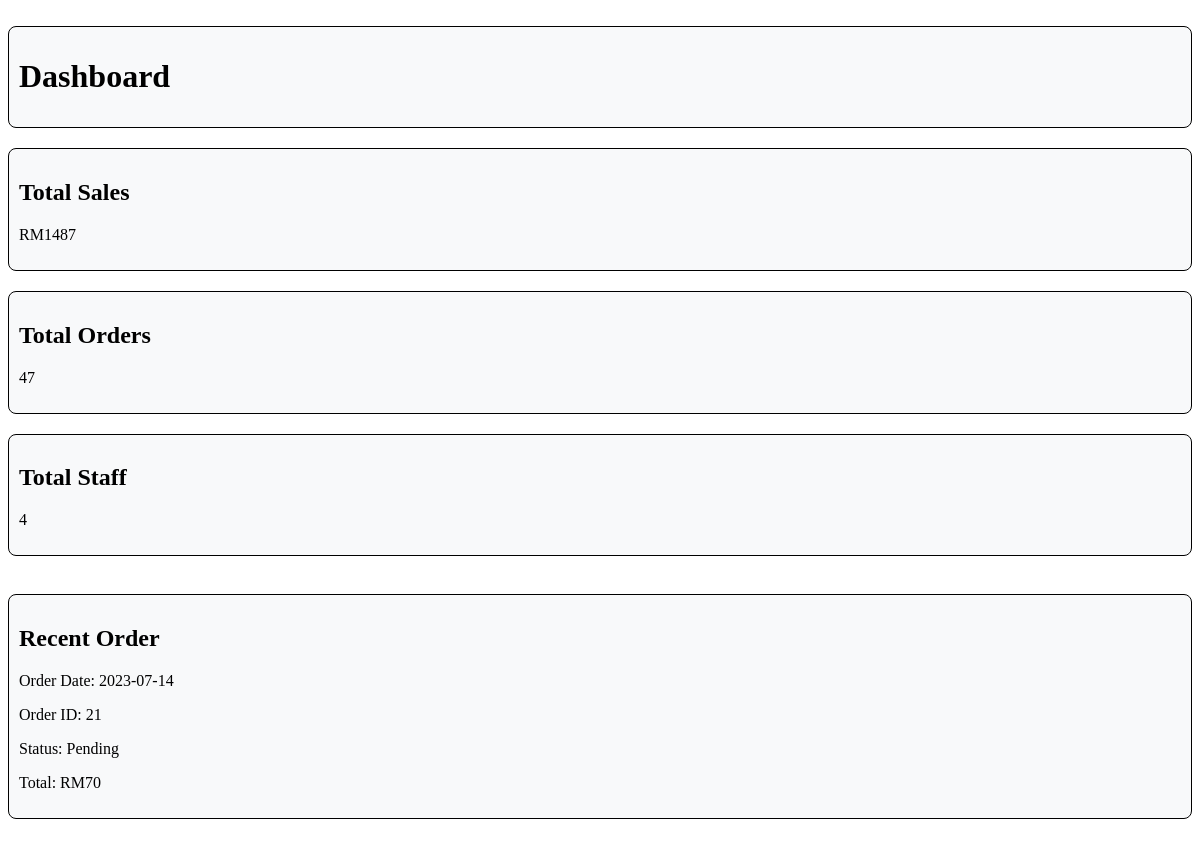
/dashboard.php, run on an earlier commit of the app's database.
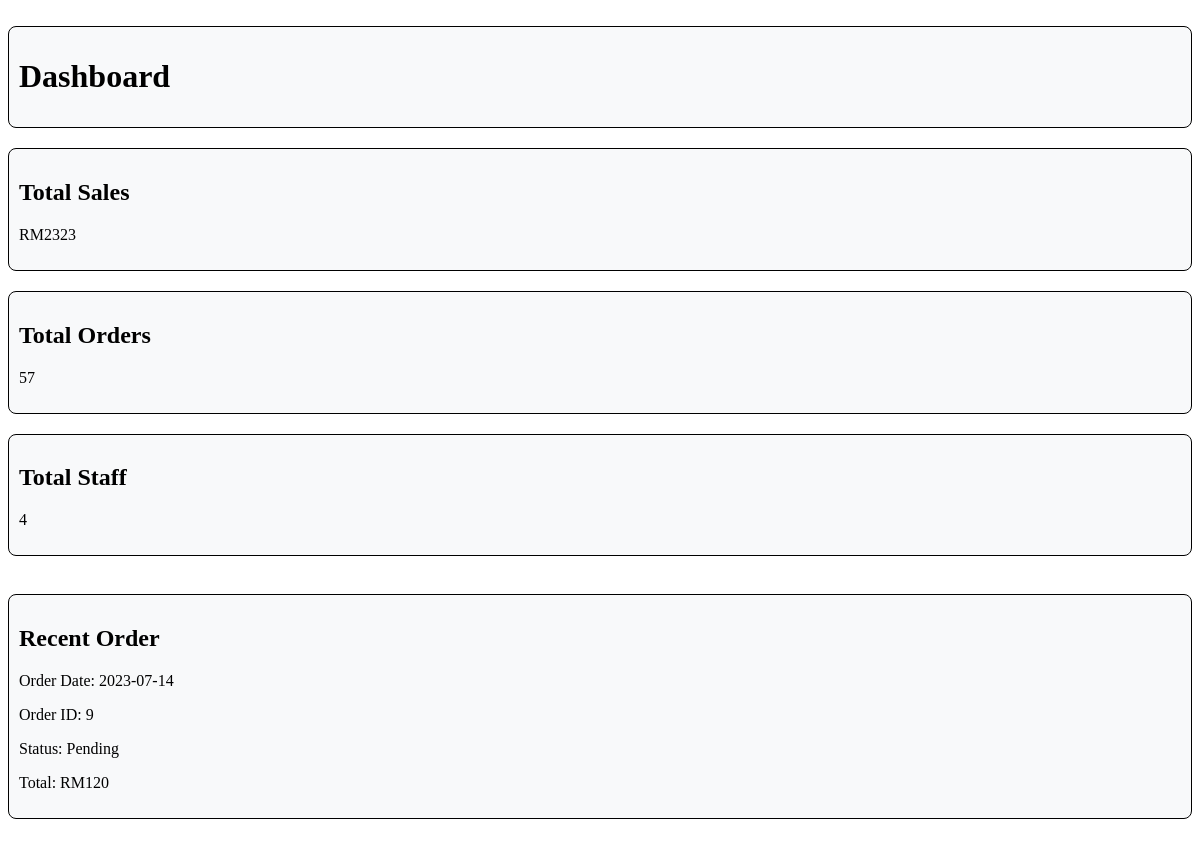
And on a later commit of the database.
### tables this page shows
CREATE TABLE `orders` (
  `orderID` int(6) NOT NULL,
  `orderDate` date NOT NULL,
  `statusOrder` varchar(10) NOT NULL,
  `total` float NOT NULL,
  `paymentMethod` varchar(10) NOT NULL,
  `amountPaid` float NOT NULL
);

### dashboard.php (the view, shortened to what this page needs)
<?php
$conn = new mysqli("localhost", "root", "", "test");
$sqlSales = "SELECT SUM(total) AS totalSales FROM orders";
$resultSales = $conn->query($sqlSales);
$rowSales = $resultSales->fetch_assoc();
$totalSales = $rowSales['totalSales'];
$sqlOrders = "SELECT COUNT(*) AS totalOrders FROM orders";
$resultOrders = $conn->query($sqlOrders);
$rowOrders = $resultOrders->fetch_assoc();
$totalOrders = $rowOrders['totalOrders'];
$sqlStaff = "SELECT COUNT(*) AS totalStaff FROM staff";
$resultStaff = $conn->query($sqlStaff);
$rowStaff = $resultStaff->fetch_assoc();
$totalStaff = $rowStaff['totalStaff'];
$sqlRecentOrder = "SELECT orderDate, orderID, statusOrder, total FROM orders ORDER BY orderDate DESC LIMIT 1";
$resultRecentOrder = $conn->query($sqlRecentOrder);
$rowRecentOrder = $resultRecentOrder->fetch_assoc();
echo "<br><div class='container text-center'";
echo "<div class='col'>";
echo "<div class='box'>";
echo "<h1>Dashboard</h1>";
echo "</div>";
echo "<div class='container text-center'>";
echo "<div class='row'>";
echo "<div class='col'>";
echo "<div class='box'>";
echo "<h2>Total Sales</h2>";
echo "<p>RM" . $totalSales . "</p>";
echo "</div>";
echo "</div>";
echo "<div class='col'>";
echo "<div class='box'>";
echo "<h2>Total Orders</h2>";
echo "<p>" . $totalOrders . "</p>";
echo "</div>";
echo "</div>";
echo "<div class='col'>";
echo "<div class='box'>";
echo "<h2>Total Staff</h2>";
echo "<p>" . $totalStaff . "</p>";
echo "</div>";
echo "</div>";
echo "</div>";
echo "</div>";
echo "<br>";
echo "<div class='container text-center'>";
echo "<div class='row'>";
echo "<div class='col'>";
echo "<div class='box'>";
echo "<h2>Recent Order</h2>";
echo "<p>Order Date: " . $rowRecentOrder['orderDate'] . "</p>";
echo "<p>Order ID: " . $rowRecentOrder['orderID'] . "</p>";
echo "<p>Status: " . $rowRecentOrder['statusOrder'] . "</p>";
echo "<p>Total: RM" . $rowRecentOrder['total'] . "</p>";
echo "</div>";
echo "</div>";
echo "</div>";
echo "</div>";
echo "<br>";
?>

What changed in the data, as far as the page shows it:
no longer on this page (row unchanged): orders: orderDate "2023-07-14", orderID "21", statusOrder "Pending", total "70"
added orders: orderDate "2023-07-14", orderID "9", statusOrder "Pending", total "120"
Also different on the page:
$totalSales: "1487" → "2323"
$totalOrders: "47" → "57"
